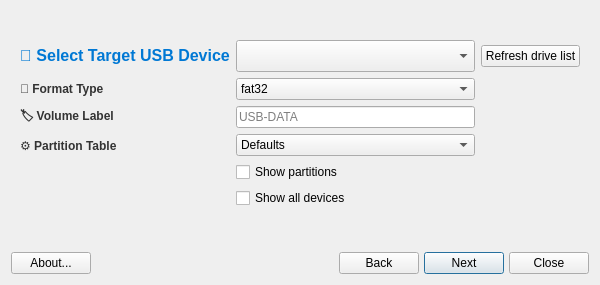
<?xml version="1.0" encoding="UTF-8"?>
<ui version="4.0">
 <class>MainWindow</class>
 <widget class="QDialog" name="MainWindow">
  <property name="geometry">
   <rect>
    <x>0</x>
    <y>0</y>
    <width>600</width>
    <height>285</height>
   </rect>
  </property>
  <property name="minimumSize">
   <size>
    <width>600</width>
    <height>250</height>
   </size>
  </property>
  <property name="maximumSize">
   <size>
    <width>800</width>
    <height>350</height>
   </size>
  </property>
  <property name="windowTitle">
   <string>FormatUSB v1.0.0.3</string>
  </property>
  <property name="windowIcon">
   <iconset theme="drive-removable-media-usb">
    <normaloff>.</normaloff>.</iconset>
  </property>
  <layout class="QGridLayout" name="gridLayout_2">
   <item row="2" column="0">
    <widget class="QStackedWidget" name="stackedWidget">
     <property name="minimumSize">
      <size>
       <width>0</width>
       <height>0</height>
      </size>
     </property>
     <property name="currentIndex">
      <number>0</number>
     </property>
     <widget class="QWidget" name="selectionPage">
      <layout class="QGridLayout" name="gridLayout_4">
       <item row="1" column="0">
        <spacer name="verticalSpacer_2">
         <property name="orientation">
          <enum>Qt::Vertical</enum>
         </property>
         <property name="sizeHint" stdset="0">
          <size>
           <width>169</width>
           <height>51</height>
          </size>
         </property>
        </spacer>
       </item>
       <item row="0" column="0">
        <layout class="QGridLayout" name="gridLayout">
         <item row="2" column="0">
          <widget class="QLabel" name="label">
           <property name="styleSheet">
            <string>font-weight: bold; color: #333;</string>
           </property>
           <property name="text">
            <string>💾 Format Type</string>
           </property>
          </widget>
         </item>
         <item row="4" column="1">
          <widget class="QComboBox" name="comboBoxPartitionTableType">
           <item>
            <property name="text">
             <string>Defaults</string>
            </property>
           </item>
           <item>
            <property name="text">
             <string>msdos</string>
            </property>
           </item>
           <item>
            <property name="text">
             <string>gpt</string>
            </property>
           </item>
          </widget>
         </item>
         <item row="1" column="0">
          <widget class="QLabel" name="label_2">
           <property name="text">
            <string>&lt;html&gt;&lt;head/&gt;&lt;body&gt;&lt;p&gt;&lt;span style=&quot; font-weight:600; font-size:12pt; color:#0078d4;&quot;&gt;📱 Select Target USB Device&lt;/span&gt;&lt;/p&gt;&lt;/body&gt;&lt;/html&gt;</string>
           </property>
           <property name="textFormat">
            <enum>Qt::RichText</enum>
           </property>
          </widget>
         </item>
         <item row="2" column="1">
          <widget class="QComboBox" name="comboBoxDataFormat">
           <property name="currentText">
            <string notr="true">fat32</string>
           </property>
           <item>
            <property name="text">
             <string notr="true">fat32</string>
            </property>
           </item>
           <item>
            <property name="text">
             <string notr="true">ext4</string>
            </property>
           </item>
           <item>
            <property name="text">
             <string notr="true">exfat</string>
            </property>
           </item>
           <item>
            <property name="text">
             <string notr="true">ntfs</string>
            </property>
           </item>
          </widget>
         </item>
         <item row="3" column="0">
          <widget class="QLabel" name="label_3">
           <property name="styleSheet">
            <string>font-weight: bold; color: #333;</string>
           </property>
           <property name="text">
            <string>🏷️ Volume Label</string>
           </property>
          </widget>
         </item>
         <item row="6" column="1">
          <widget class="QCheckBox" name="checkBoxShowAll">
           <property name="text">
            <string>Show all devices</string>
           </property>
          </widget>
         </item>
         <item row="5" column="1">
          <widget class="QCheckBox" name="checkBoxshowpartitions">
           <property name="text">
            <string>Show partitions</string>
           </property>
          </widget>
         </item>
         <item row="4" column="0">
          <widget class="QLabel" name="label_4">
           <property name="styleSheet">
            <string>font-weight: bold; color: #333;</string>
           </property>
           <property name="text">
            <string>⚙️ Partition Table</string>
           </property>
          </widget>
         </item>
         <item row="1" column="1">
          <widget class="QComboBox" name="comboBoxUsbList">
           <property name="sizePolicy">
            <sizepolicy hsizetype="Expanding" vsizetype="Fixed">
             <horstretch>0</horstretch>
             <verstretch>0</verstretch>
            </sizepolicy>
           </property>
           <property name="minimumSize">
            <size>
             <width>0</width>
             <height>32</height>
            </size>
           </property>
           <property name="sizeIncrement">
            <size>
             <width>6</width>
             <height>6</height>
            </size>
           </property>
          </widget>
         </item>
         <item row="3" column="1">
          <widget class="QLineEdit" name="lineEditFSlabel">
           <property name="placeholderText">
            <string>USB-DATA</string>
           </property>
          </widget>
         </item>
         <item row="1" column="2">
          <widget class="QPushButton" name="buttonRefresh">
           <property name="text">
            <string>Refresh drive list</string>
           </property>
           <property name="icon">
            <iconset theme="view-refresh">
             <normaloff>.</normaloff>.</iconset>
           </property>
           <property name="autoDefault">
            <bool>false</bool>
           </property>
          </widget>
         </item>
         <item row="0" column="0">
          <widget class="QLabel" name="labelLogo">
           <property name="maximumSize">
            <size>
             <width>32</width>
             <height>32</height>
            </size>
           </property>
           <property name="midLineWidth">
            <number>0</number>
           </property>
           <property name="text">
            <string/>
           </property>
           <property name="pixmap">
            <pixmap resource="images.qrc">:/icons/images/logo.svg</pixmap>
           </property>
           <property name="scaledContents">
            <bool>true</bool>
           </property>
          </widget>
         </item>
        </layout>
       </item>
      </layout>
     </widget>
     <widget class="QWidget" name="outputPage">
      <layout class="QGridLayout" name="gridLayout_3">
       <item row="0" column="0" colspan="2">
        <widget class="QPlainTextEdit" name="outputBox"/>
       </item>
      </layout>
     </widget>
    </widget>
   </item>
   <item row="3" column="0">
    <layout class="QGridLayout" name="buttonBar" columnstretch="0,0,0,0,0,0,0,0,0,0,0">
     <property name="sizeConstraint">
      <enum>QLayout::SetDefaultConstraint</enum>
     </property>
     <property name="leftMargin">
      <number>0</number>
     </property>
     <property name="topMargin">
      <number>0</number>
     </property>
     <property name="rightMargin">
      <number>0</number>
     </property>
     <property name="bottomMargin">
      <number>0</number>
     </property>
     <property name="spacing">
      <number>5</number>
     </property>
     <item row="1" column="10">
      <widget class="QPushButton" name="buttonCancel">
       <property name="sizePolicy">
        <sizepolicy hsizetype="Minimum" vsizetype="Preferred">
         <horstretch>0</horstretch>
         <verstretch>0</verstretch>
        </sizepolicy>
       </property>
       <property name="toolTip">
        <string>Quit application</string>
       </property>
       <property name="text">
        <string>Close</string>
       </property>
       <property name="icon">
        <iconset theme="window-close">
         <normaloff>.</normaloff>.</iconset>
       </property>
       <property name="shortcut">
        <string>Alt+N</string>
       </property>
       <property name="autoDefault">
        <bool>false</bool>
       </property>
      </widget>
     </item>
     <item row="1" column="4" colspan="2">
      <spacer name="horizontalSpacer2">
       <property name="orientation">
        <enum>Qt::Horizontal</enum>
       </property>
       <property name="sizeType">
        <enum>QSizePolicy::Minimum</enum>
       </property>
       <property name="sizeHint" stdset="0">
        <size>
         <width>100</width>
         <height>20</height>
        </size>
       </property>
      </spacer>
     </item>
     <item row="1" column="0">
      <widget class="QPushButton" name="buttonAbout">
       <property name="sizePolicy">
        <sizepolicy hsizetype="Minimum" vsizetype="Preferred">
         <horstretch>0</horstretch>
         <verstretch>0</verstretch>
        </sizepolicy>
       </property>
       <property name="toolTip">
        <string>About this application</string>
       </property>
       <property name="text">
        <string>About...</string>
       </property>
       <property name="icon">
        <iconset theme="help-about">
         <normaloff>.</normaloff>.</iconset>
       </property>
       <property name="shortcut">
        <string>Alt+B</string>
       </property>
       <property name="autoDefault">
        <bool>false</bool>
       </property>
      </widget>
     </item>
     <item row="1" column="2">
      <spacer name="horizontalSpacer1">
       <property name="orientation">
        <enum>Qt::Horizontal</enum>
       </property>
       <property name="sizeType">
        <enum>QSizePolicy::Minimum</enum>
       </property>
       <property name="sizeHint" stdset="0">
        <size>
         <width>100</width>
         <height>20</height>
        </size>
       </property>
      </spacer>
     </item>
     <item row="1" column="8">
      <widget class="QPushButton" name="buttonNext">
       <property name="sizePolicy">
        <sizepolicy hsizetype="Minimum" vsizetype="Preferred">
         <horstretch>0</horstretch>
         <verstretch>0</verstretch>
        </sizepolicy>
       </property>
       <property name="text">
        <string>Next</string>
       </property>
       <property name="icon">
        <iconset theme="go-next">
         <normaloff>.</normaloff>.</iconset>
       </property>
       <property name="shortcut">
        <string/>
       </property>
       <property name="autoDefault">
        <bool>true</bool>
       </property>
       <property name="default">
        <bool>true</bool>
       </property>
      </widget>
     </item>
     <item row="1" column="7">
      <widget class="QPushButton" name="buttonBack">
       <property name="sizePolicy">
        <sizepolicy hsizetype="Minimum" vsizetype="Preferred">
         <horstretch>0</horstretch>
         <verstretch>0</verstretch>
        </sizepolicy>
       </property>
       <property name="text">
        <string>Back</string>
       </property>
       <property name="icon">
        <iconset theme="go-previous">
         <normaloff>.</normaloff>.</iconset>
       </property>
       <property name="autoDefault">
        <bool>false</bool>
       </property>
      </widget>
     </item>
    </layout>
   </item>
  </layout>
 </widget>
 <tabstops>
  <tabstop>comboBoxUsbList</tabstop>
  <tabstop>buttonAbout</tabstop>
  <tabstop>buttonBack</tabstop>
  <tabstop>buttonNext</tabstop>
  <tabstop>buttonCancel</tabstop>
  <tabstop>outputBox</tabstop>
 </tabstops>
 <resources>
  <include location="images.qrc"/>
 </resources>
 <connections>
  <connection>
   <sender>buttonCancel</sender>
   <signal>pressed()</signal>
   <receiver>MainWindow</receiver>
   <slot>close()</slot>
   <hints>
    <hint type="sourcelabel">
     <x>591</x>
     <y>276</y>
    </hint>
    <hint type="destinationlabel">
     <x>388</x>
     <y>272</y>
    </hint>
   </hints>
  </connection>
 </connections>
</ui>
